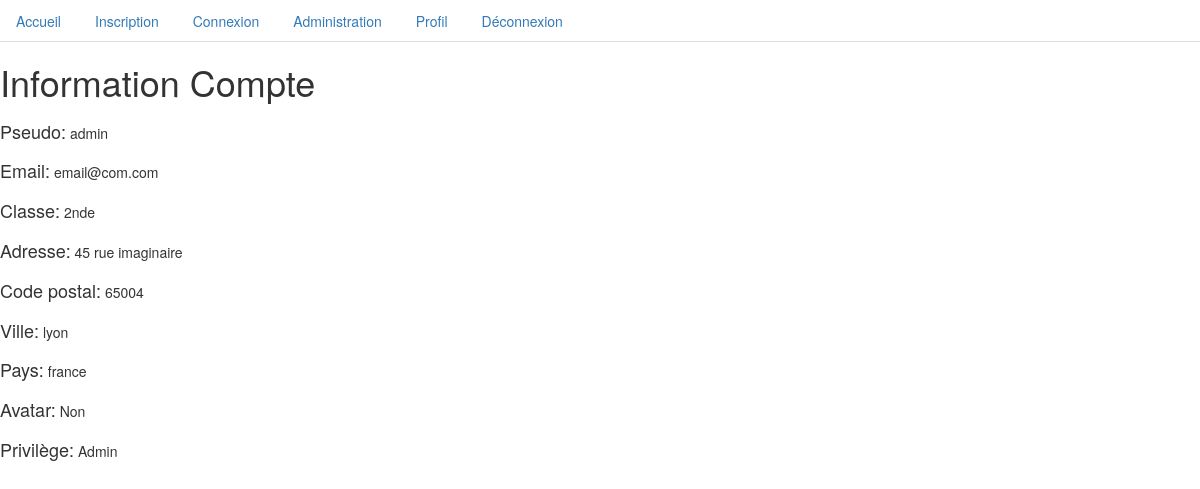
The page /index.php?page=profil (signed in) on the database its author committed.
### tables this page shows
CREATE TABLE `users` (
  `id` int(11) NOT NULL,
  `name` varchar(50) NOT NULL,
  `password` varchar(255) NOT NULL,
  `email` varchar(200) NOT NULL,
  `classe` varchar(200) NOT NULL,
  `adresse` varchar(200) NOT NULL,
  `codePostal` int(5) NOT NULL,
  `ville` varchar(50) NOT NULL,
  `pays` varchar(50) NOT NULL,
  `avatar` varchar(50) DEFAULT NULL,
  `admin` int(1) NOT NULL DEFAULT '0'
);

CREATE TABLE `classe` (
  `id` int(11) NOT NULL,
  `niveauClasse` varchar(50) NOT NULL
);

### pages/profil.php (the view, shortened to what this page needs)
<?php if(isset($_SESSION['name']) && !empty($_SESSION['name'])): ?>
    <?php
        require('include/connexion.inc.php');
        $req = $bdd->prepare('SELECT * FROM users WHERE name=:name');
        $req->bindValue(':name', $_SESSION['name']);
        $req->execute();
        $res = $req->fetchAll(PDO::FETCH_OBJ);
        $req = $bdd->prepare('SELECT * FROM classe WHERE id=:id');
        $req->bindValue(':id', $res[0]->classe);
        $req->execute();
        $res2 = $req->fetch(PDO::FETCH_OBJ);
    ?>
    <section>
        <h1>Information Compte</h1>
        <div>
            <h4>Pseudo: </h4> <span><?= $res[0]->name; ?></span><br/>
            <h4>Email: </h4> <span><?= $res[0]->email; ?></span><br/>
            <h4>Classe: </h4> <span><?= $res2->niveauClasse; ?></span><br/>
            <h4>Adresse: </h4> <span><?= $res[0]->adresse; ?></span><br/>
            <h4>Code postal: </h4> <span><?= $res[0]->codePostal; ?></span><br/>
            <h4>Ville: </h4> <span><?= $res[0]->ville; ?></span><br/>
            <h4>Pays: </h4> <span><?= $res[0]->pays; ?></span><br/>
            <?php if($res[0]->avatar != null): ?>
                <h4>Avatar: </h4> <span>Oui</span><br/>
            <?php else: ?>
                <h4>Avatar: </h4> <span>Non</span><br/>
            <?php endif; ?>
            <?php if($res[0]->admin): ?>
                <h4>Privilège: </h4> <span>Admin</span><br/>
            <?php endif; ?>
        </div>
    </section>
<?php endif; ?>

### css/style.css (style rules this page uses)
h4 { display: inline-block; }

### rows shown on the page
users: name "admin", email "email@com.com", adresse "45 rue imaginaire", codePostal "65004", ville "lyon", pays "france"
classe: niveauClasse "2nde"
